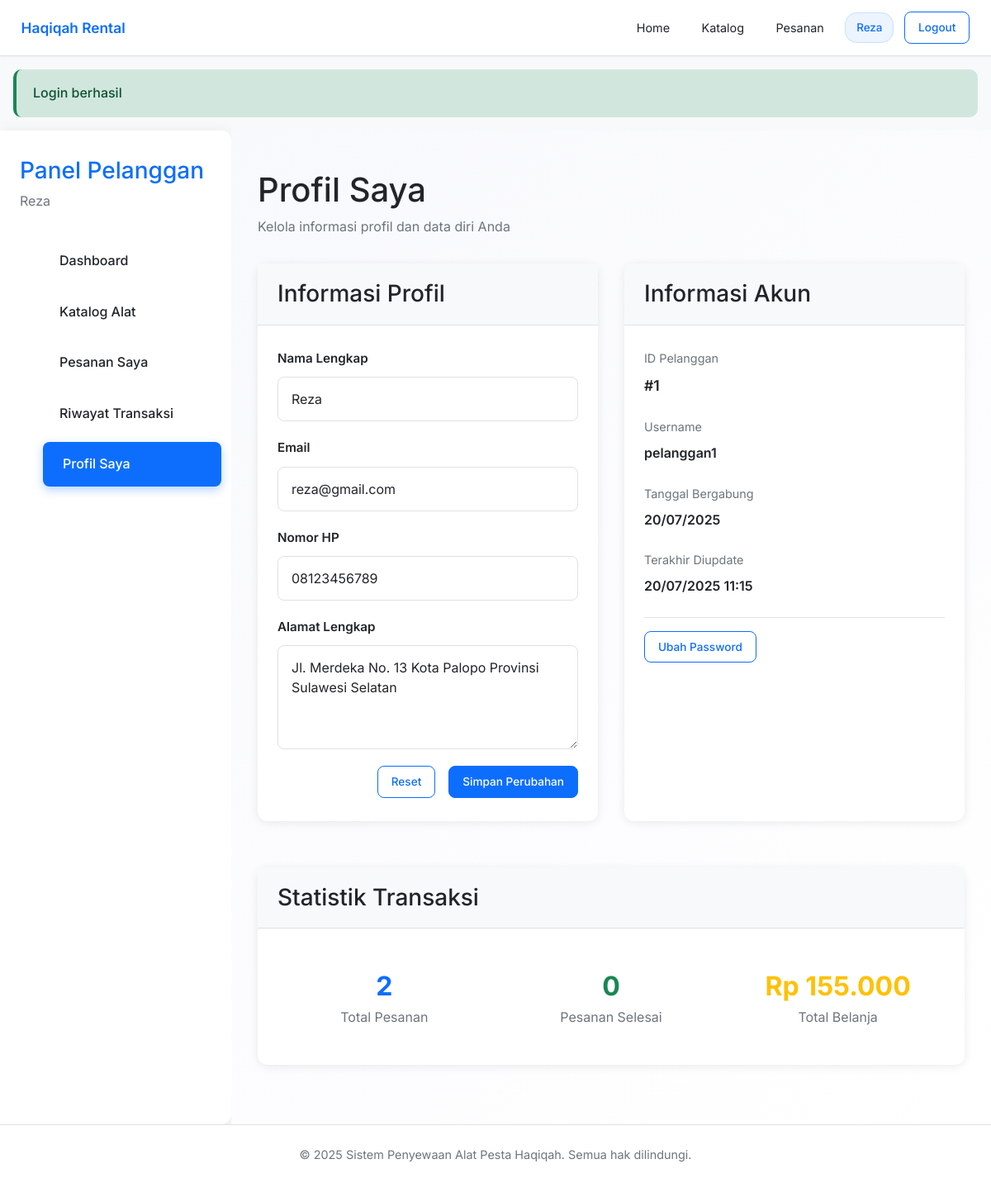
/pelanggan/profil (signed in), run on the app's committed database.
### tables this page shows
CREATE TABLE `pelanggan` (
  `id_pelanggan` int NOT NULL,
  `nama` varchar(100) NOT NULL,
  `alamat` text NOT NULL,
  `email` varchar(100) NOT NULL,
  `no_hp` varchar(20) NOT NULL,
  `user_id` int DEFAULT NULL,
  `created_at` timestamp NULL DEFAULT CURRENT_TIMESTAMP,
  `updated_at` timestamp NULL DEFAULT CURRENT_TIMESTAMP ON UPDATE CURRENT_TIMESTAMP
);

### templates/pages/pelanggan/profil.php (the view, shortened to what the rows shown need)
<?php
include __DIR__ . '/../../layouts/header.php';
?>
<div class="dashboard">
    <aside class="sidebar">
        <div style="padding: 0 1.5rem; margin-bottom: 2rem;">
            <h3 style="color: var(--primary-color); margin: 0;">Panel Pelanggan</h3>
            <p style="margin: 0.5rem 0 0 0; color: var(--secondary-color);">
                <?= htmlspecialchars($_SESSION['nama']) ?>
            </p>
        </div>
        <ul class="sidebar-nav">
            <li><a href="/hakikah/dashboard">Dashboard</a></li>
            <li><a href="/hakikah/pelanggan/alat">Katalog Alat</a></li>
            <li><a href="/hakikah/pelanggan/pesanan">Pesanan Saya</a></li>
            <li><a href="/hakikah/pelanggan/riwayat">Riwayat Transaksi</a></li>
            <li><a href="/hakikah/pelanggan/profil" class="active">Profil Saya</a></li>
        </ul>
    </aside>
    <main class="main-content">
        <div style="margin-bottom: 2rem;">
            <h1 style="margin-bottom: 0.5rem;">Profil Saya</h1>
            <p style="color: var(--secondary-color);">Kelola informasi profil dan data diri Anda</p>
        </div>
        <div style="display: grid; grid-template-columns: 1fr 1fr; gap: 2rem;">
            <div class="card">
                <div class="card-header">
                    <h3 style="margin: 0;">Informasi Profil</h3>
                </div>
                <div class="card-body">
                    <form method="POST" action="/hakikah/pelanggan/profil" id="profilForm">
                        <div class="form-group">
                            <label for="nama" class="form-label">Nama Lengkap</label>
                            <input type="text" id="nama" name="nama" class="form-control" required
                                   value="<?= htmlspecialchars($_SESSION['old_data']['nama'] ?? $pelanggan['nama'] ?? '') ?>">
                        </div>
                        <div class="form-group">
                            <label for="email" class="form-label">Email</label>
                            <input type="email" id="email" name="email" class="form-control" required
                                   value="<?= htmlspecialchars($_SESSION['old_data']['email'] ?? $pelanggan['email'] ?? '') ?>">
                        </div>
                        <div class="form-group">
                            <label for="no_hp" class="form-label">Nomor HP</label>
                            <input type="tel" id="no_hp" name="no_hp" class="form-control" required
                                   value="<?= htmlspecialchars($_SESSION['old_data']['no_hp'] ?? $pelanggan['no_hp'] ?? '') ?>"
                                   placeholder="08xxxxxxxxxx">
                        </div>
                        <div class="form-group">
                            <label for="alamat" class="form-label">Alamat Lengkap</label>
                            <textarea id="alamat" name="alamat" class="form-control" rows="4" required
                                      placeholder="Masukkan alamat lengkap termasuk kota dan kode pos"><?= htmlspecialchars($_SESSION['old_data']['alamat'] ?? $pelanggan['alamat'] ?? '') ?></textarea>
                        </div>
                        <div class="btn-actions" style="justify-content: flex-end;">
                            <button type="button" class="btn btn-outline-primary btn-cancel" onclick="resetForm()">Reset</button>
                            <button type="submit" class="btn btn-primary btn-submit">Simpan Perubahan</button>
                        </div>
                    </form>
                </div>
            </div>
            <div class="card">
                <div class="card-header">
                    <h3 style="margin: 0;">Informasi Akun</h3>
                </div>
                <div class="card-body">
                    <div style="margin-bottom: 1.5rem;">
                        <div style="color: var(--secondary-color); font-size: 0.9rem; margin-bottom: 0.5rem;">ID Pelanggan</div>
                        <div style="font-weight: 600; font-size: 1.1rem;">#<?= $pelanggan['id_pelanggan'] ?></div>
                    </div>
                    <div style="margin-bottom: 1.5rem;">
                        <div style="color: var(--secondary-color); font-size: 0.9rem; margin-bottom: 0.5rem;">Username</div>
                        <div style="font-weight: 600;"><?= htmlspecialchars($_SESSION['username']) ?></div>
                    </div>
                    <div style="margin-bottom: 1.5rem;">
                        <div style="color: var(--secondary-color); font-size: 0.9rem; margin-bottom: 0.5rem;">Tanggal Bergabung</div>
                        <div style="font-weight: 600;"><?= date('d/m/Y', strtotime($pelanggan['created_at'])) ?></div>
                    </div>
                    <div style="margin-bottom: 1.5rem;">
                        <div style="color: var(--secondary-color); font-size: 0.9rem; margin-bottom: 0.5rem;">Terakhir Diupdate</div>
                        <div style="font-weight: 600;"><?= date('d/m/Y H:i', strtotime($pelanggan['updated_at'])) ?></div>
                    </div>
                    <div style="border-top: 1px solid var(--border-color); padding-top: 1rem;">
                        <button class="btn btn-outline-primary" onclick="showChangePasswordModal()">
                            Ubah Password
                        </button>
                    </div>
                </div>
            </div>
        </div>
        <?php
        $db = Database::getInstance();
        $stats = $db->fetch("
            SELECT
                COUNT(*) as total_transaksi,
                COUNT(CASE WHEN status = 'completed' THEN 1 END) as completed,
                SUM(total_harga) as total_spent
            FROM transaksi
            WHERE id_pelanggan = ?
        ", [$_SESSION['pelanggan_id']]);
        ?>
        <div class="card" style="margin-top: 2rem;">
            <div class="card-header">
                <h3 style="margin: 0;">Statistik Transaksi</h3>
            </div>
            <div class="card-body">
                <div style="display: grid; grid-template-columns: repeat(auto-fit, minmax(200px, 1fr)); gap: 1rem;">
                    <div style="text-align: center; padding: 1rem; background: var(--light-bg); border-radius: 8px;">
                        <div style="font-size: 2rem; font-weight: bold; color: var(--primary-color);">
                            <?= $stats['total_transaksi'] ?? 0 ?>
                        </div>
                        <div style="color: var(--secondary-color);">Total Pesanan</div>
                    </div>
                    <div style="text-align: center; padding: 1rem; background: var(--light-bg); border-radius: 8px;">
                        <div style="font-size: 2rem; font-weight: bold; color: var(--success-color);">
                            <?= $stats['completed'] ?? 0 ?>
                        </div>
                        <div style="color: var(--secondary-color);">Pesanan Selesai</div>
                    </div>
                    <div style="text-align: center; padding: 1rem; background: var(--light-bg); border-radius: 8px;">
                        <div style="font-size: 2rem; font-weight: bold; color: var(--warning-color);">
                            Rp <?= number_format($stats['total_spent'] ?? 0, 0, ',', '.') ?>
                        </div>
                        <div style="color: var(--secondary-color);">Total Belanja</div>
                    </div>
                </div>
            </div>
        </div>
    </main>
</div>
<?php include __DIR__ . '/../../layouts/footer.php'; ?>

### data on the page
pelanggan: nama "Reza", email "reza@gmail.com", no_hp "08123456789", alamat "Jl. Merdeka No. 13 Kota Palopo Provinsi Sulawesi Selatan", id_pelanggan "1", created_at "20/07/2025", updated_at "20/07/2025 11:15"

### other printed values
$_SESSION['nama'] "Reza"
$_SESSION['success'] "Login berhasil"
$_SESSION['username'] "pelanggan1"
$stats['total_transaksi'] "2"
$stats['completed'] "0"
$stats['total_spent'] "155.000"
